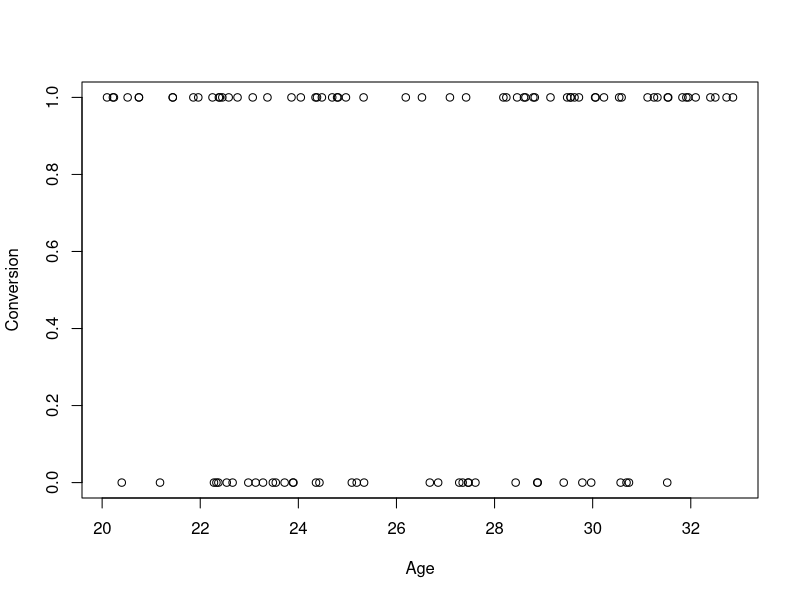
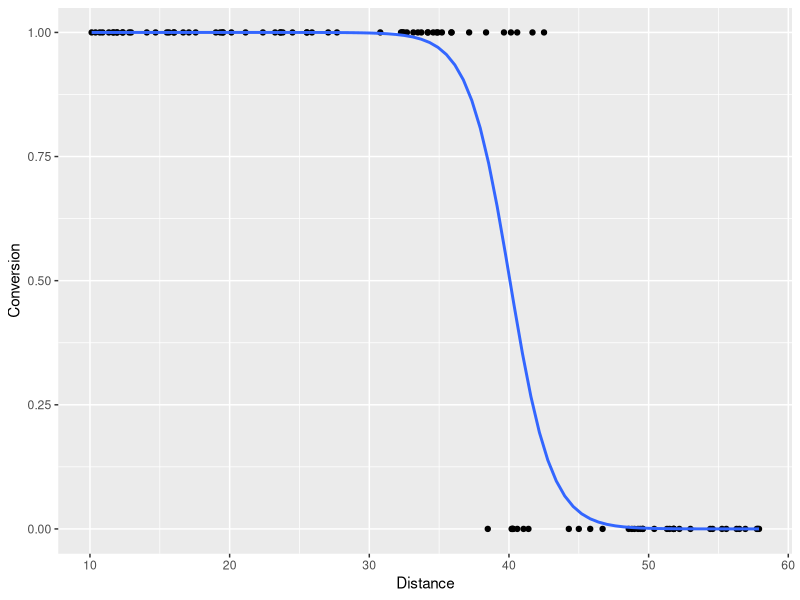
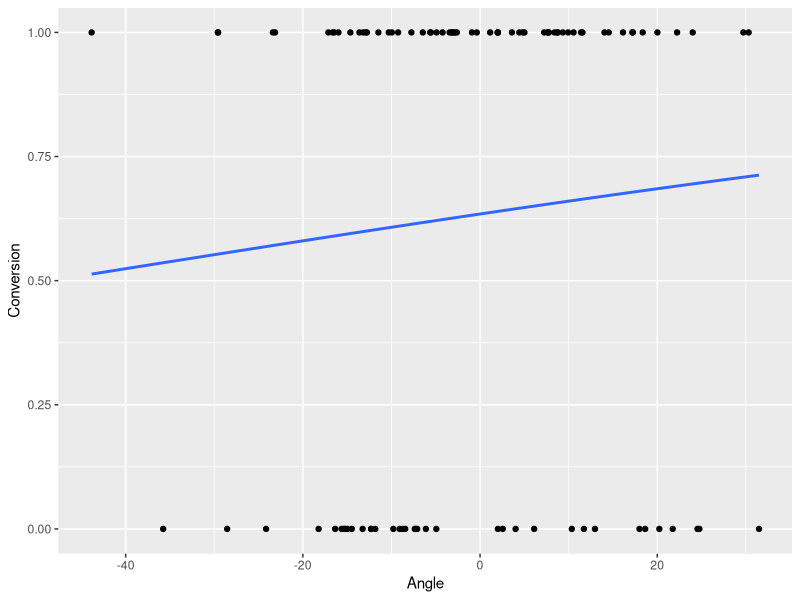
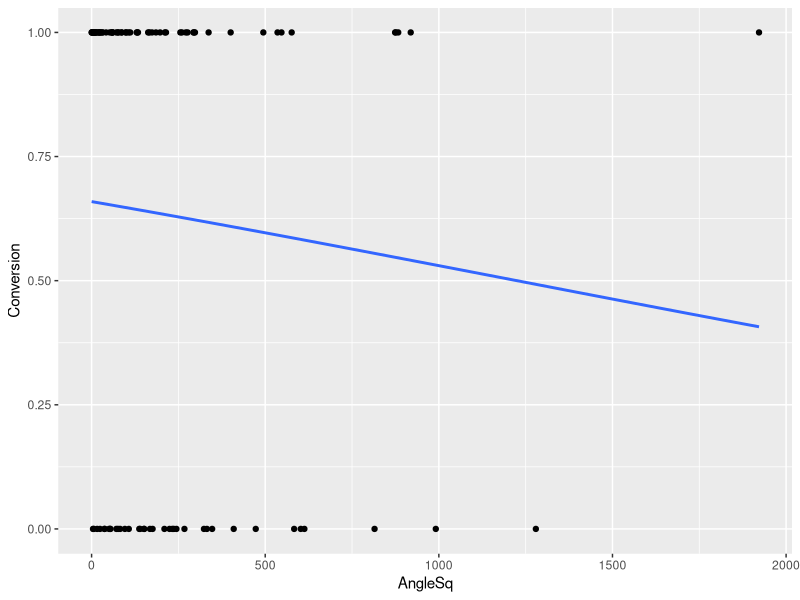

Generate these figures, in order, with R:
## ---- chunk 1
knitr::opts_chunk$set(echo = TRUE)
## ---- chunk 2

SextonData<-read.csv("Sexton.csv")
summary(SextonData)


## ---- chunk 3

SextonAge = glm(Conversion ~ Age,  data=SextonData ,family=binomial("logit")) 
summary(SextonAge) 
plot(Conversion ~ Age,  data = SextonData) 

## ---- chunk 4
SextonDistance = glm(Conversion ~ Distance,  data = SextonData,family=binomial("logit")) 

summary(SextonDistance) 
library(ggplot2)
ggplot(SextonData, aes(x=Distance, y=Conversion)) + geom_point() + 
  stat_smooth(method="glm", method.args=list(family="binomial"), se=FALSE)

## ---- chunk 5

SextonAngle = glm(Conversion ~ Angle,  data = SextonData,family=binomial("logit")) 
summary(SextonAngle)


ggplot(SextonData, aes(x=Angle, y=Conversion)) + geom_point() + 
  stat_smooth(method="glm", method.args=list(family="binomial"), se=FALSE)

## ---- chunk 6

SextonAgeDistanceLocationAngle = glm(Conversion ~ Age+Distance+Location+Angle,  data = SextonData,family=binomial("logit")) 
summary(SextonAgeDistanceLocationAngle)
## ---- chunk 7

SextonData$AngleSq<-SextonData$Angle*SextonData$Angle

SextonAngleSq = glm(Conversion ~ Distance+AngleSq,  data = SextonData,family=binomial("logit")) 
summary(SextonAngleSq)
ggplot(SextonData, aes(x=AngleSq, y=Conversion)) + geom_point() + 
  stat_smooth(method="glm", method.args=list(family="binomial"), se=FALSE)


